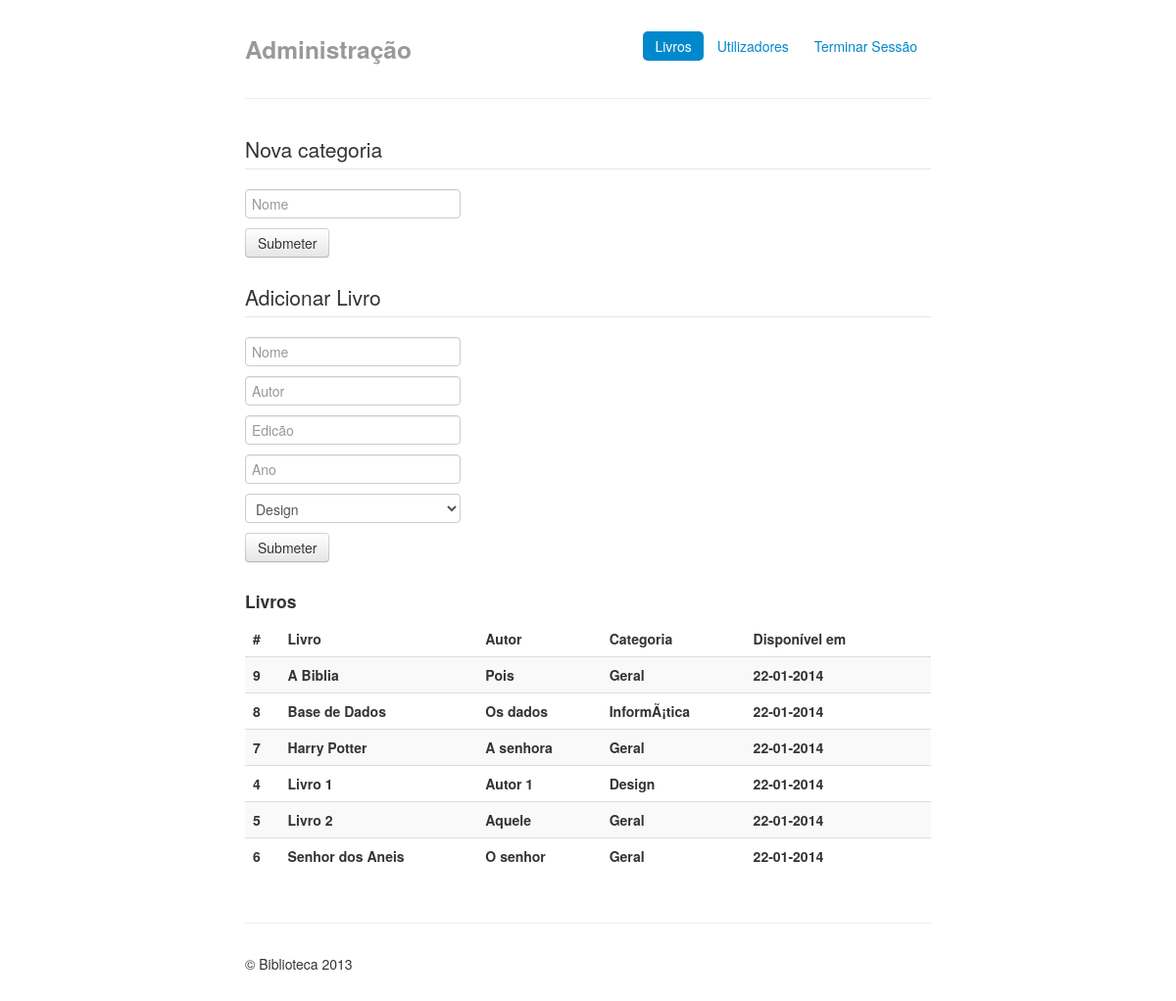
The page /admin.php?do=livros on the database its author committed.
### tables this page shows
CREATE TABLE `Livro` (
  `ID_Livro` int(11) NOT NULL AUTO_INCREMENT,
  `nome` varchar(120) NOT NULL,
  `autor` varchar(120) NOT NULL,
  `edicao` varchar(120) NOT NULL,
  `data` int(11) NOT NULL,
  PRIMARY KEY (`ID_Livro`)
);

CREATE TABLE `Categoria` (
  `ID_Categoria` int(11) NOT NULL AUTO_INCREMENT,
  `Nome` varchar(30) NOT NULL,
  PRIMARY KEY (`ID_Categoria`)
);

### models/basededados.php (called while the page is built, shortened)
<?php
	function lista($tabela,$ordem="",$asc="",$limiteInferior="",$limiteSuperior="") {
		$limite = '';
		if($ordem != '' && $asc != '') {
			$ordem = "ORDER BY ".$ordem." ".$asc;
		}
		$s = "SELECT * FROM ".$tabela." ".$ordem." ".$limite;
		$q = mysql_query($s) or die(mysql_error());
		if(mysql_num_rows($q) > 0) {
			while($result[] = mysql_fetch_object($q));
			return $result;
		} else {
			return false;
		}
	}
	function pesquisaCategoriaLivro($id_livro) {
		$s = "SELECT Categoria.nome FROM Categoria,Categoria_Livro WHERE Categoria.ID_Categoria = Categoria_Livro.ID_Categoria AND Categoria_Livro.ID_Livro = $id_livro";
		$q = mysql_query($s) or die(mysql_error());
		if(mysql_num_rows($q) > 0) {
			$res = mysql_fetch_row($q);
			return $res[0];
		}
	}
	function calcDisponibilidade($ID_Livro) {
		$s = "SELECT dataentrega FROM Reserva WHERE ID_Livro = $ID_Livro ORDER BY dataentrega DESC";
		$q = mysql_query($s) or die(mysql_error());
		if(mysql_num_rows($q) > 0) {
			$res = mysql_fetch_row($q);
			return $res[0];
		}else{
			return time();
		}
	}
?>

### views/listaLivrosAdmin.php (the view, shortened to what this page needs)
<div class="row-fluid">
  <div class="span12">
    <form method="POST" action="admin.php?do=adicionarCategoria">
    <fieldset>
        <legend>Nova categoria</legend>
        <input type="text" name="nome" placeholder="Nome">
        <br />
        <button type="submit" class="btn">Submeter</button>
      </fieldset>
    </form>
  </div>
</div>
<div class="row-fluid">
  <div class="span12">
    <form method="POST" action="admin.php?do=adicionarLivro">
    <fieldset>
        <legend>Adicionar Livro</legend>
        <input type="text" name="nome" placeholder="Nome"><br />
        <input type="text" name="autor" placeholder="Autor"><br />
        <input type="text" name="edicao" placeholder="Edicão"><br />
        <input type="text" name="ano" placeholder="Ano"><br />
        <select name="categoria">
          <?php foreach($categorias as $c) {
                  if(is_object($c))
                    echo "<option value='$c->ID_Categoria'>".$c->Nome."</option>";
                } ?>
        </select>
        <br />
        <button type="submit" class="btn">Submeter</button>
      </fieldset>
    </form>
  </div>
</div>
<div class="row-fluid">
  <div class="span12">
    <h4>Livros</h4>
    <table class="table table-striped">
        <thead>
          <tr>
            <th>#</th>
            <th>Livro</th>
            <th>Autor</th>
            <th>Categoria</th>
            <th>Disponível em</th>
          </tr>
        </thead>
        <tbody>
          <?php foreach($livros as $l) { if(is_object($l)) { ?>
            <tr>
              <th><?=$l->ID_Livro?></th>
              <th><?=$l->nome?></th>
              <th><?=$l->autor?></th>
              <th><?=pesquisaCategoriaLivro($l->ID_Livro)?>
              <th><?php
                      if(calcDisponibilidade($l->ID_Livro))
                        echo date('d-m-Y',calcDisponibilidade($l->ID_Livro));
                  ?>
              </th>
              <th><?php if(isset($_SESSION['ID_Utilizador'])) {?> <a href="admin.php?do=removerLivro&livro=<?=$l->ID_Livro?>"<button class="btn btn-primary"> Eliminar </button></a><?php } ?> </th>
            </tr>
          <?php } } ?>
        </tbody>
    </table>
  </div>
</div>

### views/includes/back_template.php (style rules this page uses)
body { padding-top: 20px; padding-bottom: 40px; }

### rows shown on the page
livro: ID_Livro "9", nome "A Biblia", autor "Pois", ID_Livro.Nome "Geral", ID_Livro "22-01-2014"
livro: ID_Livro "8", nome "Base de Dados", autor "Os dados", ID_Livro.Nome "InformÃ¡tica", ID_Livro "22-01-2014"
livro: ID_Livro "7", nome "Harry Potter", autor "A senhora", ID_Livro.Nome "Geral", ID_Livro "22-01-2014"
livro: ID_Livro "4", nome "Livro 1", autor "Autor 1", ID_Livro.Nome "Design", ID_Livro "22-01-2014"
livro: ID_Livro "5", nome "Livro 2", autor "Aquele", ID_Livro.Nome "Geral", ID_Livro "22-01-2014"
livro: ID_Livro "6", nome "Senhor dos Aneis", autor "O senhor", ID_Livro.Nome "Geral", ID_Livro "22-01-2014"

### other values the page prints
form field categoria "Design"
